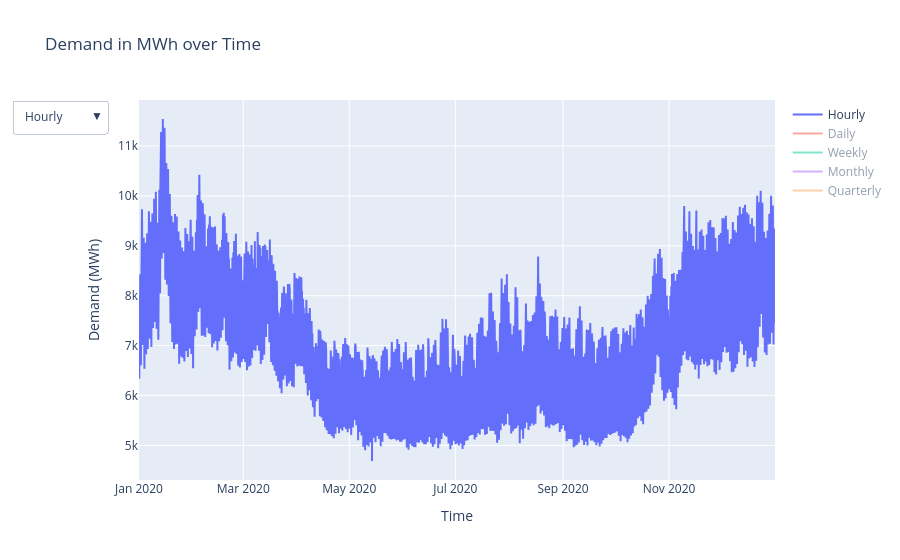

Write notebook code for a chart like this one.
### Code cell
# Resampling the data
df=province_demand_profile_yr
hourly_df = df
daily_df = df.resample('D').sum()
weekly_df = df.resample('W').sum()
monthly_df = df.resample('M').sum()
quarterly_df = df.resample('Q').sum()

# Create a figure
fig = make_subplots(rows=1, cols=1)

# Add traces for each aggregation type
fig.add_trace(go.Scatter(x=hourly_df.index, y=hourly_df['demand_MWh'], mode='lines', name='Hourly'), row=1, col=1)
fig.add_trace(go.Scatter(x=daily_df.index, y=daily_df['demand_MWh'], mode='lines', name='Daily', visible='legendonly'), row=1, col=1)
fig.add_trace(go.Scatter(x=weekly_df.index, y=weekly_df['demand_MWh'], mode='lines', name='Weekly', visible='legendonly'), row=1, col=1)
fig.add_trace(go.Scatter(x=monthly_df.index, y=monthly_df['demand_MWh'], mode='lines', name='Monthly', visible='legendonly'), row=1, col=1)
fig.add_trace(go.Scatter(x=quarterly_df.index, y=quarterly_df['demand_MWh'], mode='lines', name='Quarterly', visible='legendonly'), row=1, col=1)


# Define labels and ticks
daily_ticks = hourly_df.index[::12]    # Every 36 hours
daily_ticks = daily_df.index[::10]    # Every 10 days
weekly_ticks = weekly_df.index[::3]  # Every 3 weeks
monthly_ticks = monthly_df.index[::1]  # Every month

# Add dropdown menu
fig.update_layout(
    updatemenus=[{
        'buttons': [
            {'label': 'Hourly', 'method': 'update', 'args': [
                {'visible': [True, False, False, False, False]},
                {'xaxis': {'title': 'Time', 'tickvals': daily_ticks, 'ticktext': daily_ticks.strftime('%Y-%m-%d %H:%M:%S')}},
                {'yaxis': {'title': 'Demand (MWh)'}}
            ]},
            {'label': 'Daily', 'method': 'update', 'args': [
                {'visible': [False, True, False, False, False]},
                {'xaxis': {'title': 'Date', 'tickvals': daily_ticks, 'ticktext': daily_ticks.strftime('%Y-%m-%d')}},
                {'yaxis': {'title': 'Demand (MWh)'}}
            ]},
            {'label': 'Weekly', 'method': 'update', 'args': [
                {'visible': [False, False, True, False, False]},
                {'xaxis': {'title': 'Week', 'tickvals': weekly_ticks, 'ticktext': weekly_ticks.strftime('%Y-W%U')}},
                {'yaxis': {'title': 'Demand (MWh)'}}
            ]},
            {'label': 'Monthly', 'method': 'update', 'args': [
                {'visible': [False, False, False, True, False]},
                {'xaxis': {'title': 'Month', 'tickvals': monthly_ticks, 'ticktext': monthly_ticks.strftime('%Y-%m')}},
                {'yaxis': {'title': 'Demand (MWh)'}}
            ]},
            {'label': 'Quarterly', 'method': 'update', 'args': [
                {'visible': [False, False, False, False, True]},
                {'xaxis': {'title': 'Quarter', 'tickvals': quarterly_df.index, 'ticktext': quarterly_df.index.strftime('%Y-Q%q')}},
                {'yaxis': {'title': 'Demand (MWh)'}}
            ]}
        ],
        'direction': 'down',
        'showactive': True
    }],
    title='Demand in MWh over Time',
    xaxis_title='Time',
    yaxis_title='Demand (MWh)'
)

# Save the plot to an HTML file
fig.write_html(f'vis/{_CRC_}/Demand_profile_{_CRC_}_{year}.html')

# Display the plot
pio.show(fig)

### Figure 1 — Plotly figure (JSON) as saved in the notebook; plotly's stock layout.template omitted (floating-point values rounded to 4 significant figures; data arrays with more than 128 entries replaced by an {"elided": "..."} marker saying what was removed)
{"data": [{"mode": "lines", "name": "Hourly", "type": "scatter", "x": {"elided": "8784 str values"}, "xaxis": "x", "y": {"elided": "8784 int values"}, "yaxis": "y"}, {"mode": "lines", "name": "Daily", "type": "scatter", "visible": "legendonly", "x": {"elided": "366 str values"}, "xaxis": "x", "y": {"elided": "366 int values"}, "yaxis": "y"}, {"mode": "lines", "name": "Weekly", "type": "scatter", "visible": "legendonly", "x": ["2020-01-05T00:00:00", "2020-01-12T00:00:00", "2020-01-19T00:00:00", "2020-01-26T00:00:00", "2020-02-02T00:00:00", "2020-02-09T00:00:00", "2020-02-16T00:00:00", "2020-02-23T00:00:00", "2020-03-01T00:00:00", "2020-03-08T00:00:00", "2020-03-15T00:00:00", "2020-03-22T00:00:00", "2020-03-29T00:00:00", "2020-04-05T00:00:00", "2020-04-12T00:00:00", "2020-04-19T00:00:00", "2020-04-26T00:00:00", "2020-05-03T00:00:00", "2020-05-10T00:00:00", "2020-05-17T00:00:00", "2020-05-24T00:00:00", "2020-05-31T00:00:00", "2020-06-07T00:00:00", "2020-06-14T00:00:00", "2020-06-21T00:00:00", "2020-06-28T00:00:00", "2020-07-05T00:00:00", "2020-07-12T00:00:00", "2020-07-19T00:00:00", "2020-07-26T00:00:00", "2020-08-02T00:00:00", "2020-08-09T00:00:00", "2020-08-16T00:00:00", "2020-08-23T00:00:00", "2020-08-30T00:00:00", "2020-09-06T00:00:00", "2020-09-13T00:00:00", "2020-09-20T00:00:00", "2020-09-27T00:00:00", "2020-10-04T00:00:00", "2020-10-11T00:00:00", "2020-10-18T00:00:00", "2020-10-25T00:00:00", "2020-11-01T00:00:00", "2020-11-08T00:00:00", "2020-11-15T00:00:00", "2020-11-22T00:00:00", "2020-11-29T00:00:00", "2020-12-06T00:00:00", "2020-12-13T00:00:00", "2020-12-20T00:00:00", "2020-12-27T00:00:00", "2021-01-03T00:00:00"], "xaxis": "x", "y": [945544, 1441734, 1603984, 1376868, 1371741, 1458319, 1393675, 1362077, 1327491, 1323907, 1361505, 1259584, 1232425, 1262910, 1140055, 1076277, 1045912, 1056880, 1032596, 1022743, 1024233, 1037855, 1011907, 1025895, 1034338, 1056622, 1020388, 1053790, 1087100, 1096783, 1147344, 1091307, 1125434, 1154770, 1107307, 1078160, 1053970, 1057280, 1061963, 1076824, 1079424, 1124303, 1245958, 1238230, 1238528, 1349333, 1336424, 1341177, 1361884, 1379528, 1376445, 1417366, 810118], "yaxis": "y"}, {"mode": "lines", "name": "Monthly", "type": "scatter", "visible": "legendonly", "x": ["2020-01-31T00:00:00", "2020-02-29T00:00:00", "2020-03-31T00:00:00", "2020-04-30T00:00:00", "2020-05-31T00:00:00", "2020-06-30T00:00:00", "2020-07-31T00:00:00", "2020-08-31T00:00:00", "2020-09-30T00:00:00", "2020-10-31T00:00:00", "2020-11-30T00:00:00", "2020-12-31T00:00:00"], "xaxis": "x", "y": [6355207, 5740655, 5729402, 4771088, 4561963, 4429613, 4795578, 4946381, 4562098, 5127632, 5624074, 6154524], "yaxis": "y"}, {"mode": "lines", "name": "Quarterly", "type": "scatter", "visible": "legendonly", "x": ["2020-03-31T00:00:00", "2020-06-30T00:00:00", "2020-09-30T00:00:00", "2020-12-31T00:00:00"], "xaxis": "x", "y": [17825264, 13762664, 14304057, 16906230], "yaxis": "y"}], "layout": {"title": {"text": "Demand in MWh over Time"}, "updatemenus": [{"buttons": [{"args": [{"visible": [true, false, false, false, false]}, {"xaxis": {"ticktext": ["2020-01-01 00:00:00", "2020-01-11 00:00:00", "2020-01-21 00:00:00", "2020-01-31 00:00:00", "2020-02-10 00:00:00", "2020-02-20 00:00:00", "2020-03-01 00:00:00", "2020-03-11 00:00:00", "2020-03-21 00:00:00", "2020-03-31 00:00:00", "2020-04-10 00:00:00", "2020-04-20 00:00:00", "2020-04-30 00:00:00", "2020-05-10 00:00:00", "2020-05-20 00:00:00", "2020-05-30 00:00:00", "2020-06-09 00:00:00", "2020-06-19 00:00:00", "2020-06-29 00:00:00", "2020-07-09 00:00:00", "2020-07-19 00:00:00", "2020-07-29 00:00:00", "2020-08-08 00:00:00", "2020-08-18 00:00:00", "2020-08-28 00:00:00", "2020-09-07 00:00:00", "2020-09-17 00:00:00", "2020-09-27 00:00:00", "2020-10-07 00:00:00", "2020-10-17 00:00:00", "2020-10-27 00:00:00", "2020-11-06 00:00:00", "2020-11-16 00:00:00", "2020-11-26 00:00:00", "2020-12-06 00:00:00", "2020-12-16 00:00:00", "2020-12-26 00:00:00"], "tickvals": ["2020-01-01T00:00:00", "2020-01-11T00:00:00", "2020-01-21T00:00:00", "2020-01-31T00:00:00", "2020-02-10T00:00:00", "2020-02-20T00:00:00", "2020-03-01T00:00:00", "2020-03-11T00:00:00", "2020-03-21T00:00:00", "2020-03-31T00:00:00", "2020-04-10T00:00:00", "2020-04-20T00:00:00", "2020-04-30T00:00:00", "2020-05-10T00:00:00", "2020-05-20T00:00:00", "2020-05-30T00:00:00", "2020-06-09T00:00:00", "2020-06-19T00:00:00", "2020-06-29T00:00:00", "2020-07-09T00:00:00", "2020-07-19T00:00:00", "2020-07-29T00:00:00", "2020-08-08T00:00:00", "2020-08-18T00:00:00", "2020-08-28T00:00:00", "2020-09-07T00:00:00", "2020-09-17T00:00:00", "2020-09-27T00:00:00", "2020-10-07T00:00:00", "2020-10-17T00:00:00", "2020-10-27T00:00:00", "2020-11-06T00:00:00", "2020-11-16T00:00:00", "2020-11-26T00:00:00", "2020-12-06T00:00:00", "2020-12-16T00:00:00", "2020-12-26T00:00:00"], "title": "Time"}}, {"yaxis": {"title": "Demand (MWh)"}}], "label": "Hourly", "method": "update"}, {"args": [{"visible": [false, true, false, false, false]}, {"xaxis": {"ticktext": ["2020-01-01", "2020-01-11", "2020-01-21", "2020-01-31", "2020-02-10", "2020-02-20", "2020-03-01", "2020-03-11", "2020-03-21", "2020-03-31", "2020-04-10", "2020-04-20", "2020-04-30", "2020-05-10", "2020-05-20", "2020-05-30", "2020-06-09", "2020-06-19", "2020-06-29", "2020-07-09", "2020-07-19", "2020-07-29", "2020-08-08", "2020-08-18", "2020-08-28", "2020-09-07", "2020-09-17", "2020-09-27", "2020-10-07", "2020-10-17", "2020-10-27", "2020-11-06", "2020-11-16", "2020-11-26", "2020-12-06", "2020-12-16", "2020-12-26"], "tickvals": ["2020-01-01T00:00:00", "2020-01-11T00:00:00", "2020-01-21T00:00:00", "2020-01-31T00:00:00", "2020-02-10T00:00:00", "2020-02-20T00:00:00", "2020-03-01T00:00:00", "2020-03-11T00:00:00", "2020-03-21T00:00:00", "2020-03-31T00:00:00", "2020-04-10T00:00:00", "2020-04-20T00:00:00", "2020-04-30T00:00:00", "2020-05-10T00:00:00", "2020-05-20T00:00:00", "2020-05-30T00:00:00", "2020-06-09T00:00:00", "2020-06-19T00:00:00", "2020-06-29T00:00:00", "2020-07-09T00:00:00", "2020-07-19T00:00:00", "2020-07-29T00:00:00", "2020-08-08T00:00:00", "2020-08-18T00:00:00", "2020-08-28T00:00:00", "2020-09-07T00:00:00", "2020-09-17T00:00:00", "2020-09-27T00:00:00", "2020-10-07T00:00:00", "2020-10-17T00:00:00", "2020-10-27T00:00:00", "2020-11-06T00:00:00", "2020-11-16T00:00:00", "2020-11-26T00:00:00", "2020-12-06T00:00:00", "2020-12-16T00:00:00", "2020-12-26T00:00:00"], "title": "Date"}}, {"yaxis": {"title": "Demand (MWh)"}}], "label": "Daily", "method": "update"}, {"args": [{"visible": [false, false, true, false, false]}, {"xaxis": {"ticktext": ["2020-W01", "2020-W04", "2020-W07", "2020-W10", "2020-W13", "2020-W16", "2020-W19", "2020-W22", "2020-W25", "2020-W28", "2020-W31", "2020-W34", "2020-W37", "2020-W40", "2020-W43", "2020-W46", "2020-W49", "2020-W52"], "tickvals": ["2020-01-05T00:00:00", "2020-01-26T00:00:00", "2020-02-16T00:00:00", "2020-03-08T00:00:00", "2020-03-29T00:00:00", "2020-04-19T00:00:00", "2020-05-10T00:00:00", "2020-05-31T00:00:00", "2020-06-21T00:00:00", "2020-07-12T00:00:00", "2020-08-02T00:00:00", "2020-08-23T00:00:00", "2020-09-13T00:00:00", "2020-10-04T00:00:00", "2020-10-25T00:00:00", "2020-11-15T00:00:00", "2020-12-06T00:00:00", "2020-12-27T00:00:00"], "title": "Week"}}, {"yaxis": {"title": "Demand (MWh)"}}], "label": "Weekly", "method": "update"}, {"args": [{"visible": [false, false, false, true, false]}, {"xaxis": {"ticktext": ["2020-01", "2020-02", "2020-03", "2020-04", "2020-05", "2020-06", "2020-07", "2020-08", "2020-09", "2020-10", "2020-11", "2020-12"], "tickvals": ["2020-01-31T00:00:00", "2020-02-29T00:00:00", "2020-03-31T00:00:00", "2020-04-30T00:00:00", "2020-05-31T00:00:00", "2020-06-30T00:00:00", "2020-07-31T00:00:00", "2020-08-31T00:00:00", "2020-09-30T00:00:00", "2020-10-31T00:00:00", "2020-11-30T00:00:00", "2020-12-31T00:00:00"], "title": "Month"}}, {"yaxis": {"title": "Demand (MWh)"}}], "label": "Monthly", "method": "update"}, {"args": [{"visible": [false, false, false, false, true]}, {"xaxis": {"ticktext": ["2020-Q%q", "2020-Q%q", "2020-Q%q", "2020-Q%q"], "tickvals": ["2020-03-31T00:00:00", "2020-06-30T00:00:00", "2020-09-30T00:00:00", "2020-12-31T00:00:00"], "title": "Quarter"}}, {"yaxis": {"title": "Demand (MWh)"}}], "label": "Quarterly", "method": "update"}], "direction": "down", "showactive": true}], "xaxis": {"anchor": "y", "domain": [0, 1], "title": {"text": "Time"}}, "yaxis": {"anchor": "x", "domain": [0, 1], "title": {"text": "Demand (MWh)"}}}}
